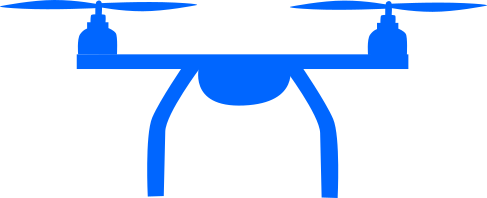
#> input picture multirotor.png, 487 x 198 px
$ python multirotor_render.py
#> lines starting #> are read from the running program, lines starting #| are printed output that depends on the picture
import numpy as np
from scipy.integrate import odeint
import matplotlib.pyplot as plt
import matplotlib.image as mpimg
from matplotlib.offsetbox import OffsetImage, AnnotationBbox
from matplotlib import animation
from scipy.ndimage import rotate

# Parameters
def get_params():
    I = 1.0    # Moment of inertia
    g = 9.8    # Gravitational acceleration (m/s^2)
    m = 1.0    # Multirotor mass
    return I, g, m

# Controller (no input)
def controller(x):
    return np.array([0.0, 0.0])

# Dynamics
def multirotor_system(x, t, controller):
    I, g, m = get_params()
    u = controller(x)
    dx = np.zeros(6)
    dx[0] = x[2]                             # x1_dot = v1
    dx[1] = x[3]                             # x2_dot = v2
    dx[2] = -(1/m) * u[0] * np.sin(x[4])     # v1_dot
    dx[3] = (1/m) * u[0] * np.cos(x[4]) - g  # v2_dot
    dx[4] = x[5]                             # theta_dot = omega
    dx[5] = (1/I) * u[1]                     # omega_dot
    return dx

# Simulation
def simulate_multirotor(x0, tfinal, timestep, controller):
    t = np.arange(0, tfinal, timestep)
    sol = odeint(multirotor_system, x0, t, args=(controller,))
    return sol

# Animation
def make_animation(dt, solvec):
#> called with dt = 0.01, solvec = array of shape (500, 6)
    posx = solvec[:, 0]
    posy = solvec[:, 1]
    theta = solvec[:, 4]
    Nt = solvec.shape[0]

    fig, ax = plt.subplots(figsize=(8, 6))
    margin = 2
    ax.set_xlim(min(posx) - margin, max(posx) + margin)
    ax.set_ylim(min(posy) - margin, max(posy) + margin)
    ax.set_aspect('equal')
    ax.grid(True)
    ax.set_xlabel('x1 (m)')
    ax.set_ylabel('x2 (m)')
    ax.set_title('Planar Multirotor Simulation')

    # Multirotor image
    multirotor_image = mpimg.imread("multirotor.png")
#> multirotor_image is the input picture: shape (198, 487, 4) float32; mean R, G, B, A 0.809, 0.885, 1, 0.178
    imagebox = OffsetImage(multirotor_image, zoom=0.2)
    ab = AnnotationBbox(imagebox, (0, 0), frameon=False)
    ax.add_artist(ab)

    # Trail
    trail, = ax.plot([], [], '-', color='orange', alpha=0.5, lw=1.5)

    # Time text
    time_text = ax.text(0.05, 0.95, '', transform=ax.transAxes,
                        fontsize=12, verticalalignment='top')

    trail_x, trail_y = [], []

    def init():
        trail.set_data([], [])
        time_text.set_text('')
        trail_x.clear()
        trail_y.clear()
        return ab, trail, time_text

    def animate(i):
#> called with i = 0
        cx, cy, th = posx[i], posy[i], theta[i]
#> cx = 0; cy = 2; th = 0

        # Rotate image and update position
        rotated_img = rotate(multirotor_image, np.degrees(th), reshape=True)
        rotated_img = np.clip(rotated_img, 0, 1)
        imagebox.set_data(rotated_img)
        ab.xybox = (cx, cy)
#> ab.xybox = (0, 2)

        # Trail
        trail_x.append(cx)
        trail_y.append(cy)
        trail.set_data(trail_x, trail_y)

        time_text.set_text(f'Time = {i*dt:.1f} s')
        return ab, trail, time_text

    anim = animation.FuncAnimation(fig, animate, init_func=init,
                                    frames=Nt, interval=dt*1000*0.5, blit=False)
    return fig, anim

# Run
x0 = [0, 2, 10, 10, 0, 0]
tfinal = 5.0
timestep = 0.01

solvec = simulate_multirotor(x0, tfinal, timestep, controller)

# Save as gif
fig, anim = make_animation(timestep, solvec)
anim.save('linearized_multirotor_sim.gif', fps=30, writer='pillow')
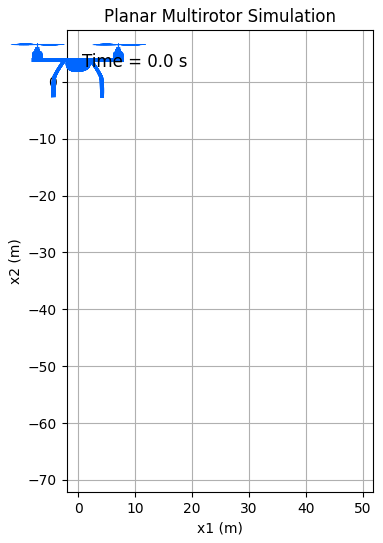
#> figure drawn by matplotlib, 1 panel
#> figure, not shown here; curve peaks at x = 0.9, y = 2.86
#> figure, not shown here; curve peaks at x = 1, y = 2.95
#> figure, not shown here; curve peaks at x = 1.1, y = 3.04
#> figure, not shown here; curve peaks at x = 1.2, y = 3.13
#> figure, not shown here; curve peaks at x = 1.3, y = 3.22
#> figure, not shown here; curve peaks at x = 1.4, y = 3.3
#> figure, not shown here; curve peaks at x = 1.5, y = 3.39
#> figure, not shown here; curve peaks at x = 1.6, y = 3.47
#> figure, not shown here; curve peaks at x = 1.7, y = 3.56
#> figure, not shown here; curve peaks at x = 1.8, y = 3.64
#> figure, not shown here; curve peaks at x = 1.9, y = 3.72
#> figure, not shown here; curve peaks at x = 2, y = 3.8
#> figure, not shown here; curve peaks at x = 2.1, y = 3.88
#> figure, not shown here; curve peaks at x = 2.2, y = 3.96
#> figure, not shown here; curve peaks at x = 2.3, y = 4.04
#> figure, not shown here; curve peaks at x = 2.5, y = 4.19
#> figure, not shown here; curve peaks at x = 2.6, y = 4.27
#> figure, not shown here; curve peaks at x = 2.7, y = 4.34
#> figure, not shown here; curve peaks at x = 2.8, y = 4.42
#> figure, not shown here; curve peaks at x = 2.9, y = 4.49
#> figure, not shown here; curve peaks at x = 3, y = 4.56
#> figure, not shown here; curve peaks at x = 3.1, y = 4.63
#> figure, not shown here; curve peaks at x = 3.2, y = 4.7
#> figure, not shown here; curve peaks at x = 3.3, y = 4.77
#> figure, not shown here; curve peaks at x = 3.4, y = 4.83
#> figure, not shown here; curve peaks at x = 3.5, y = 4.9
#> figure, not shown here; curve peaks at x = 3.6, y = 4.96
#> figure, not shown here; curve peaks at x = 3.7, y = 5.03
#> figure, not shown here; curve peaks at x = 3.8, y = 5.09
#> figure, not shown here; curve peaks at x = 3.9, y = 5.15
#> figure, not shown here; curve peaks at x = 4.1, y = 5.28
#> figure, not shown here; curve peaks at x = 4.3, y = 5.39
#> figure, not shown here; curve peaks at x = 4.4, y = 5.45
#> figure, not shown here; curve peaks at x = 4.5, y = 5.51
#> figure, not shown here; curve peaks at x = 4.6, y = 5.56
#> figure, not shown here; curve peaks at x = 4.7, y = 5.62
#> (the run stopped early here; a loop or call above may not have finished)
